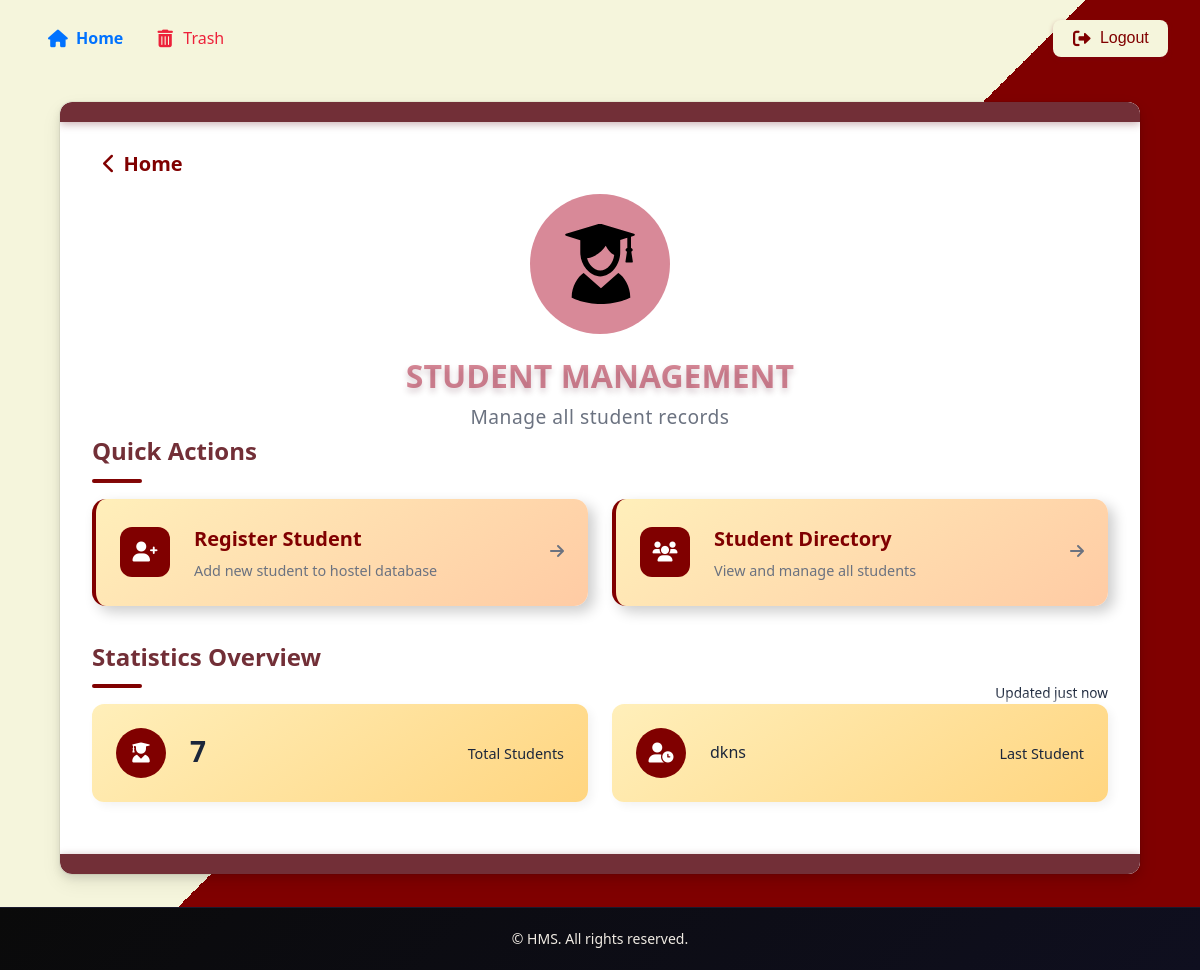
The app's page /std_dash (signed in), older data.
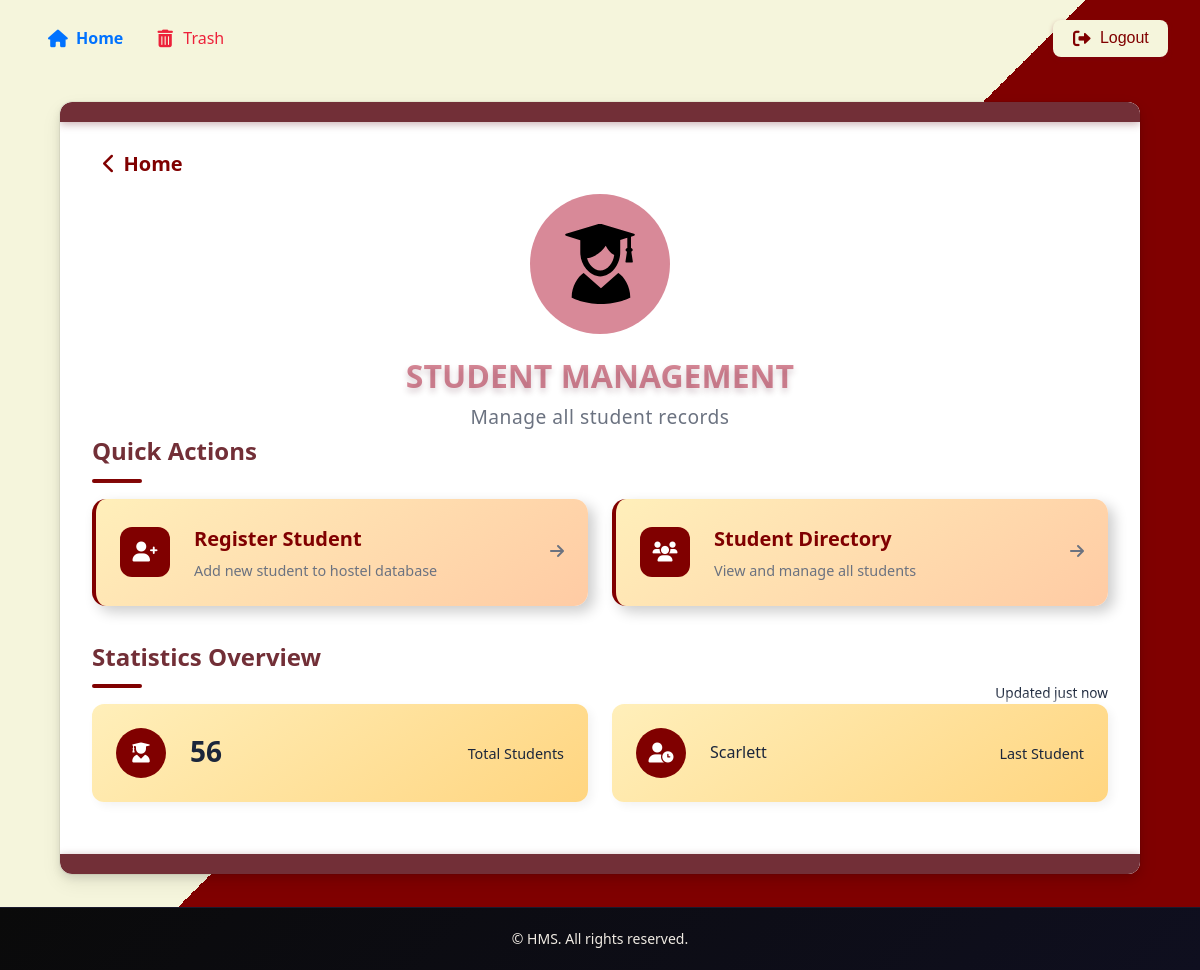
The same page, newer data.
### hostel/models.py (models this page shows, shortened)
class Student(models.Model):
    admn_no = models.PositiveIntegerField(unique=True)
    name = models.CharField(max_length=50)
    pgm = models.ForeignKey(Programme, on_delete=models.CASCADE)
    dob = models.DateField()
    email = models.EmailField()
    photo = models.ImageField(upload_to="images/", blank=True, null=True)
    contact_regex = RegexValidator(regex=r'^\d{10}$',message="Contact number must be a 10-digit number.")
    contact = models.CharField(validators=[contact_regex], max_length=10)  # Using CharField for contact with max length 10
    date_joined = models.DateField(auto_now_add=True)
    CATEGORY_CHOICES = [
        ('GENERAL', 'GENERAL'),
        ('OBC', 'OBC'),
        ('OEC', 'OEC'),
        ('SC', 'SC'),
        ('ST', 'ST'),
    ]
    category = models.CharField(max_length=20, choices=CATEGORY_CHOICES, default='GENERAL')
    EGRANTZ_CHOICES = [
        (True, 'Yes'),
        (False, 'No'),
    ]
    E_Grantz = models.BooleanField(choices=EGRANTZ_CHOICES)

### hostel/views.py (the view)
# urls.py: path('std_dash',views.student_dashboard,name='student_dashboard'),
@group_required('warden', login_url='access_denied')
def student_dashboard(request):
    try:
        total_students = Student.objects.count()
        last_student = Student.objects.last()  # Returns the last created student object
        context = {
            'total_students': total_students,
            'last_student_name': last_student.name if last_student else None
        }
        return render(request, 'hostel/student_dashboard.html', context)
    except Exception:
        return render(request,'hostel/error.html')

### hostel/context_processors.py (called while the page is built)
def group_processor(request):
    if request.user.is_authenticated:
        is_warden_group = request.user.groups.filter(name='warden').exists()
        is_secretary_group = request.user.groups.filter(name='secretary').exists()  # Adjust as needed
    else:
        is_warden_group = False
        is_secretary_group = False
    return {
        'is_warden_group': is_warden_group,
        'is_secretary_group': is_secretary_group,
    }

### hostel/templates/hostel/student_dashboard.html
{% extends 'hostel/base.html' %}
{% load static %}
{% block style %}
<link rel="stylesheet" href="{% static 'styles/student_dashboard.css' %}">
<link rel="stylesheet" href="https://cdnjs.cloudflare.com/ajax/libs/font-awesome/6.0.0/css/all.min.css">
{% endblock %}
{% block content %}
<div class="modern-dashboard">
  <header class="dashboard-header">
    <a href="{% url 'home' %}" class="back-button">
        <i class="fas fa-chevron-left"></i> Home
    </a>
    <div class="header-content">
      <div class="header-title">
        <div class="icon-wrapper">
          <img src="{% static 'images/student-icon.svg' %}" alt="Students" class="header-icon">
        </div>
        <h1>Student Management</h1>
      </div>
      <p class="header-description">Manage all student records</p>
    </div>
  </header>
  <main class="dashboard-content">
    <section class="quick-actions-section">
      <h2 class="section-title">
        <span>Quick Actions</span>
        <div class="title-decoration"></div>
      </h2>
      <div class="action-grid">
        <a href="{% url 'add_student' %}" class="action-card add-action">
          <div class="card-icon">
            <i class="fas fa-user-plus"></i>
          </div>
          <div class="card-content">
            <h3>Register Student</h3>
            <p>Add new student to hostel database</p>
          </div>
          <div class="action-arrow">
            <i class="fas fa-arrow-right"></i>
          </div>
        </a>
        <a href="{% url 'view_student' %}" class="action-card view-action">
          <div class="card-icon">
            <i class="fas fa-users"></i>
          </div>
          <div class="card-content">
            <h3>Student Directory</h3>
            <p>View and manage all students</p>
          </div>
          <div class="action-arrow">
            <i class="fas fa-arrow-right"></i>
          </div>
        </a>
      </div>
    </section>
    <section class="stats-section">
      <div class="section-header">
        <h2 class="section-title">
          <span>Statistics Overview</span>
          <div class="title-decoration"></div>
        </h2>
        <span class="update-info">Updated just now</span>
      </div>
      <div class="stats-grid">
        <div class="stat-card total-card">
          <div class="stat-icon">
            <i class="fas fa-user-graduate"></i>
          </div>
          <div class="stat-info">
            <div class="stat-value">{{ total_students }}</div>
          </div>
          <div class="stat-label">Total Students</div>
        </div>
        <div class="stat-card new-card">
          <div class="stat-icon">
            <i class="fas fa-user-clock"></i>
          </div>
          <div class="stat-info">
            {% if last_student_name %}
              {{ last_student_name }}
            {% else %}
              No students yet
            {% endif %}
          </div>
          <div class="stat-label">Last Student</div>
        </div>
      </div>
    </section>
  </main>
</div>
{% endblock %}

Row changes from the older to the newer data that the page shows:
removed Student: name "dkns"
added Student: name "Scarlett"
Text that changed along with them:
{{ total_students }}: "7" → "56"
